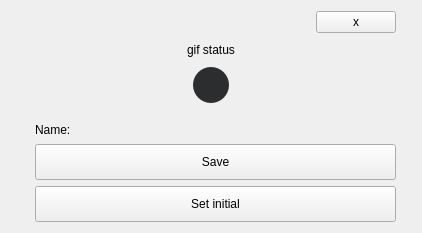
                <widget class="QWidget" name="map_page">
                 <layout class="QVBoxLayout" name="verticalLayout_22">
                  <item>
                   <widget class="QFrame" name="mapping_frame_2">
                    <property name="minimumSize">
                     <size>
                      <width>400</width>
                      <height>50</height>
                     </size>
                    </property>
                    <property name="frameShape">
                     <enum>QFrame::NoFrame</enum>
                    </property>
                    <property name="frameShadow">
                     <enum>QFrame::Raised</enum>
                    </property>
                    <layout class="QVBoxLayout" name="verticalLayout_19">
                     <property name="spacing">
                      <number>0</number>
                     </property>
                     <property name="leftMargin">
                      <number>15</number>
                     </property>
                     <property name="topMargin">
                      <number>0</number>
                     </property>
                     <property name="rightMargin">
                      <number>15</number>
                     </property>
                     <property name="bottomMargin">
                      <number>0</number>
                     </property>
                     <item>
                      <widget class="QFrame" name="frame_8">
                       <property name="frameShape">
                        <enum>QFrame::NoFrame</enum>
                       </property>
                       <property name="frameShadow">
                        <enum>QFrame::Raised</enum>
                       </property>
                       <layout class="QVBoxLayout" name="verticalLayout_20">
                        <property name="spacing">
                         <number>10</number>
                        </property>
                        <property name="leftMargin">
                         <number>0</number>
                        </property>
                        <property name="topMargin">
                         <number>0</number>
                        </property>
                        <property name="rightMargin">
                         <number>0</number>
                        </property>
                        <property name="bottomMargin">
                         <number>0</number>
                        </property>
                        <item alignment="Qt::AlignRight">
                         <widget class="QPushButton" name="close_map">
                          <property name="text">
                           <string>x</string>
                          </property>
                         </widget>
                        </item>
                        <item>
                         <widget class="QLabel" name="mapping_info_2">
                          <property name="text">
                           <string>gif status</string>
                          </property>
                          <property name="alignment">
                           <set>Qt::AlignCenter</set>
                          </property>
                         </widget>
                        </item>
                        <item alignment="Qt::AlignHCenter">
                         <widget class="QPushButton" name="start_map_2">
                          <property name="minimumSize">
                           <size>
                            <width>36</width>
                            <height>36</height>
                           </size>
                          </property>
                          <property name="maximumSize">
                           <size>
                            <width>36</width>
                            <height>36</height>
                           </size>
                          </property>
                          <property name="styleSheet">
                           <string notr="true">image: url(:/images/resources/record.png);
background-color: #2b2d2e;
border-radius: 18px;</string>
                          </property>
                          <property name="text">
                           <string/>
                          </property>
                         </widget>
                        </item>
                        <item>
                         <widget class="QFrame" name="save_frame_2">
                          <property name="maximumSize">
                           <size>
                            <width>16777215</width>
                            <height>150</height>
                           </size>
                          </property>
                          <property name="frameShape">
                           <enum>QFrame::NoFrame</enum>
                          </property>
                          <property name="frameShadow">
                           <enum>QFrame::Raised</enum>
                          </property>
                          <layout class="QVBoxLayout" name="verticalLayout_21">
                           <property name="rightMargin">
                            <number>0</number>
                           </property>
                           <property name="bottomMargin">
                            <number>0</number>
                           </property>
                           <item>
                            <layout class="QHBoxLayout" name="horizontalLayout_13">
                             <property name="spacing">
                              <number>20</number>
                             </property>
                             <item>
                              <widget class="QLabel" name="label_7">
                               <property name="text">
                                <string>Name:</string>
                               </property>
                              </widget>
                             </item>
                             <item>
                              <widget class="QLineEdit" name="lineEdit_2">
                               <property name="styleSheet">
                                <string notr="true">QLineEdit{
background-color: transparent;
border: 0px;
font: 12pt &quot;Wix Madefor Display&quot;;
color: white;
	selection-background-color: #2b2d2e;
}</string>
                               </property>
                              </widget>
                             </item>
                            </layout>
                           </item>
                           <item>
                            <widget class="QPushButton" name="save_map_2">
                             <property name="minimumSize">
                              <size>
                               <width>0</width>
                               <height>36</height>
                              </size>
                             </property>
                             <property name="text">
                              <string>Save</string>
                             </property>
                            </widget>
                           </item>
                           <item>
                            <widget class="QPushButton" name="set_initial_2">
                             <property name="minimumSize">
                              <size>
                               <width>0</width>
                               <height>36</height>
                              </size>
                             </property>
                             <property name="text">
                              <string>Set initial</string>
                             </property>
                            </widget>
                           </item>
                          </layout>
                         </widget>
                        </item>
                       </layout>
                      </widget>
                     </item>
                    </layout>
                   </widget>
                  </item>
                 </layout>
                </widget>
